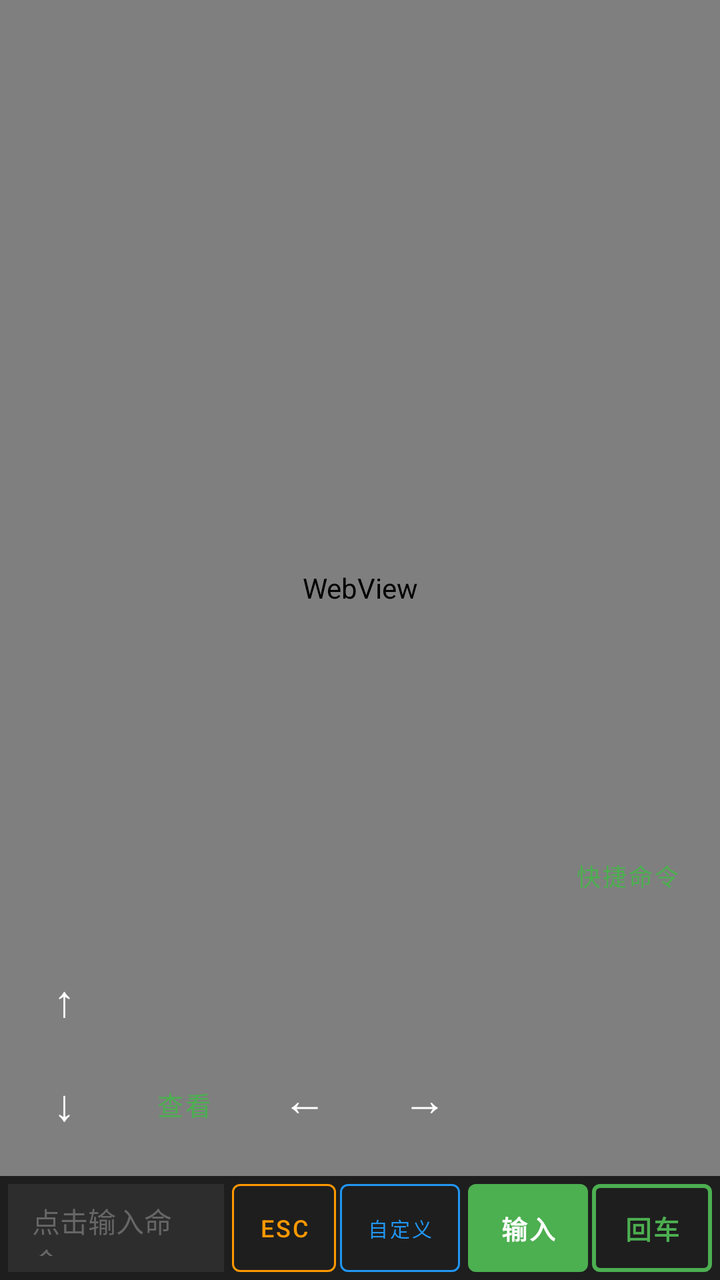
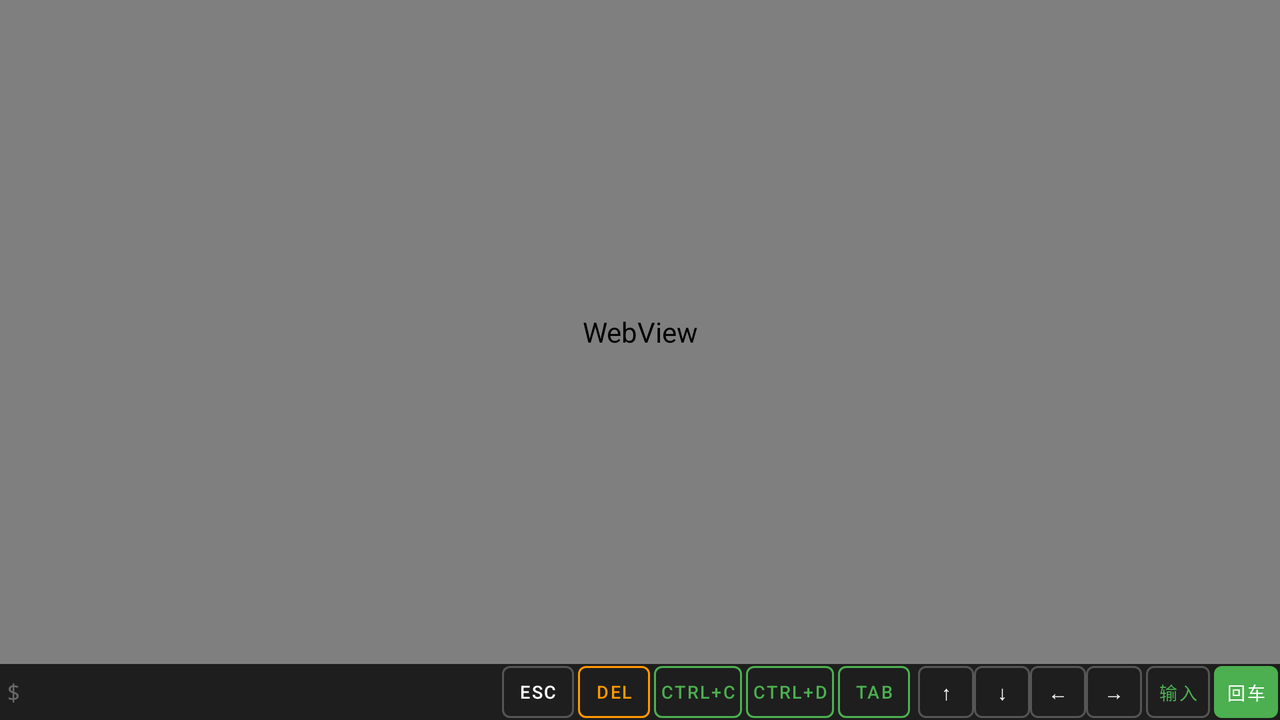

First picture: res/layout/ on a phone held upright. Second picture: the repository's own variant of that layout, on a device whose configuration matches the variant's folder. Source for both follows.
<!-- AndroidManifest.xml: application theme Theme.VibeCoder -->
<!-- res/layout/fragment_terminal.xml -->
<?xml version="1.0" encoding="utf-8"?>
<FrameLayout
    xmlns:android="http://schemas.android.com/apk/res/android"
    xmlns:app="http://schemas.android.com/apk/res-auto"
    android:layout_width="match_parent"
    android:layout_height="match_parent"
    android:background="#000000">

    <androidx.constraintlayout.widget.ConstraintLayout
        android:layout_width="match_parent"
        android:layout_height="match_parent"
        android:background="#000000">

    
    <WebView
        android:id="@+id/terminal_view"
        android:layout_width="match_parent"
        android:layout_height="0dp"
        android:background="#000000"
        app:layout_constraintTop_toTopOf="parent"
        app:layout_constraintBottom_toTopOf="@id/control_panel" />

    
    <Button
        android:id="@+id/btn_quick_command"
        style="@style/Widget.MaterialComponents.Button.OutlinedButton"
        android:layout_width="wrap_content"
        android:layout_height="44dp"
        android:layout_marginEnd="8dp"
        android:layout_marginBottom="12dp"
        android:text="快捷命令"
        android:textColor="#4CAF50"
        android:textSize="12sp"
        android:background="#60000000"
        android:paddingStart="12dp"
        android:paddingEnd="12dp"
        android:paddingTop="0dp"
        android:paddingBottom="0dp"
        android:minWidth="0dp"
        android:minHeight="0dp"
        android:insetTop="0dp"
        android:insetBottom="0dp"
        app:strokeColor="#4CAF50"
        app:strokeWidth="1dp"
        app:layout_constraintBottom_toTopOf="@id/transparent_keys"
        app:layout_constraintEnd_toEndOf="parent" />

    
    <LinearLayout
        android:id="@+id/transparent_keys"
        android:layout_width="match_parent"
        android:layout_height="wrap_content"
        android:orientation="horizontal"
        android:padding="4dp"
        android:layout_marginBottom="8dp"
        android:gravity="center_vertical"
        app:layout_constraintBottom_toTopOf="@id/control_panel">

        
        <LinearLayout
            android:layout_width="wrap_content"
            android:layout_height="wrap_content"
            android:orientation="vertical"
            android:gravity="center">

            
            <Button
                android:id="@+id/btn_up"
                style="@style/Widget.MaterialComponents.Button.OutlinedButton"
                android:layout_width="56dp"
                android:layout_height="48dp"
                android:text="↑"
                android:textColor="@android:color/white"
                android:textSize="22sp"
                android:background="#50000000"
                android:padding="0dp"
                android:minWidth="0dp"
                android:minHeight="0dp"
                android:insetTop="0dp"
                android:insetBottom="0dp"
                app:strokeColor="#888888"
                app:strokeWidth="2dp" />

            
            <Button
                android:id="@+id/btn_down"
                style="@style/Widget.MaterialComponents.Button.OutlinedButton"
                android:layout_width="56dp"
                android:layout_height="48dp"
                android:layout_marginTop="4dp"
                android:text="↓"
                android:textColor="@android:color/white"
                android:textSize="22sp"
                android:background="#50000000"
                android:padding="0dp"
                android:minWidth="0dp"
                android:minHeight="0dp"
                android:insetTop="0dp"
                android:insetBottom="0dp"
                app:strokeColor="#888888"
                app:strokeWidth="2dp" />

        </LinearLayout>

        
        <Button
            android:id="@+id/btn_view"
            style="@style/Widget.MaterialComponents.Button.OutlinedButton"
            android:layout_width="56dp"
            android:layout_height="48dp"
            android:layout_marginStart="4dp"
            android:layout_gravity="bottom"
            android:text="查看"
            android:textColor="#4CAF50"
            android:textSize="13sp"
            android:background="#50000000"
            android:padding="0dp"
            android:minWidth="0dp"
            android:minHeight="0dp"
            android:insetTop="0dp"
            android:insetBottom="0dp"
            app:strokeColor="#4CAF50"
            app:strokeWidth="2dp" />

        
        <Button
            android:id="@+id/btn_left"
            style="@style/Widget.MaterialComponents.Button.OutlinedButton"
            android:layout_width="56dp"
            android:layout_height="48dp"
            android:layout_marginStart="4dp"
            android:layout_gravity="bottom"
            android:text="←"
            android:textColor="@android:color/white"
            android:textSize="22sp"
            android:background="#50000000"
            android:padding="0dp"
            android:minWidth="0dp"
            android:minHeight="0dp"
            android:insetTop="0dp"
            android:insetBottom="0dp"
            app:strokeColor="#888888"
            app:strokeWidth="2dp" />

        
        <Button
            android:id="@+id/btn_right"
            style="@style/Widget.MaterialComponents.Button.OutlinedButton"
            android:layout_width="56dp"
            android:layout_height="48dp"
            android:layout_marginStart="4dp"
            android:layout_gravity="bottom"
            android:text="→"
            android:textColor="@android:color/white"
            android:textSize="22sp"
            android:background="#50000000"
            android:padding="0dp"
            android:minWidth="0dp"
            android:minHeight="0dp"
            android:insetTop="0dp"
            android:insetBottom="0dp"
            app:strokeColor="#888888"
            app:strokeWidth="2dp" />

    </LinearLayout>

    
    <LinearLayout
        android:id="@+id/control_panel"
        android:layout_width="match_parent"
        android:layout_height="wrap_content"
        android:orientation="horizontal"
        android:padding="4dp"
        android:gravity="center_vertical"
        android:background="#1E1E1E"
        app:layout_constraintBottom_toBottomOf="parent">

        
        <EditText
            android:id="@+id/et_command"
            android:layout_width="0dp"
            android:layout_height="44dp"
            android:layout_weight="1"
            android:background="#2D2D2D"
            android:fontFamily="monospace"
            android:hint="点击输入命令..."
            android:inputType="textMultiLine"
            android:maxLines="1"
            android:textColor="@android:color/white"
            android:textColorHint="#666666"
            android:textSize="14sp"
            android:imeOptions="actionNone"
            android:paddingStart="12dp"
            android:paddingEnd="8dp"
            android:paddingTop="8dp"
            android:paddingBottom="8dp" />

        
        <Button
            android:id="@+id/btn_esc"
            style="@style/Widget.MaterialComponents.Button.OutlinedButton"
            android:layout_width="52dp"
            android:layout_height="44dp"
            android:layout_marginStart="4dp"
            android:text="Esc"
            android:textColor="#FF9800"
            android:textSize="12sp"
            android:padding="0dp"
            android:minWidth="0dp"
            android:minHeight="0dp"
            android:insetTop="0dp"
            android:insetBottom="0dp"
            app:strokeColor="#FF9800"
            app:strokeWidth="1dp" />

        
        <Button
            android:id="@+id/btn_custom"
            style="@style/Widget.MaterialComponents.Button.OutlinedButton"
            android:layout_width="60dp"
            android:layout_height="44dp"
            android:layout_marginStart="2dp"
            android:text="自定义"
            android:textColor="#2196F3"
            android:textSize="10sp"
            android:padding="0dp"
            android:minWidth="0dp"
            android:minHeight="0dp"
            android:insetTop="0dp"
            android:insetBottom="0dp"
            app:strokeColor="#2196F3"
            app:strokeWidth="1dp" />

        
        <Button
            android:id="@+id/btn_send"
            style="@style/Widget.MaterialComponents.Button"
            android:layout_width="60dp"
            android:layout_height="44dp"
            android:layout_marginStart="4dp"
            android:text="输入"
            android:textSize="13sp"
            android:textStyle="bold"
            android:padding="0dp"
            android:minWidth="0dp"
            android:minHeight="0dp"
            android:insetTop="0dp"
            android:insetBottom="0dp" />

        
        <Button
            android:id="@+id/btn_enter"
            style="@style/Widget.MaterialComponents.Button.OutlinedButton"
            android:layout_width="60dp"
            android:layout_height="44dp"
            android:layout_marginStart="2dp"
            android:text="回车"
            android:textColor="#4CAF50"
            android:textSize="13sp"
            android:textStyle="bold"
            android:padding="0dp"
            android:minWidth="0dp"
            android:minHeight="0dp"
            android:insetTop="0dp"
            android:insetBottom="0dp"
            app:strokeColor="#4CAF50"
            app:strokeWidth="2dp" />

    </LinearLayout>

    
    <com.vibecoder.ui.widget.VirtualKeyboardView
        android:id="@+id/virtual_keyboard"
        android:layout_width="match_parent"
        android:layout_height="wrap_content"
        android:visibility="gone"
        app:layout_constraintBottom_toTopOf="@id/transparent_keys" />

</androidx.constraintlayout.widget.ConstraintLayout>

</FrameLayout>
<!-- resources referenced by this layout -->
<resources>
  <style name="Theme.VibeCoder" parent="Theme.MaterialComponents.DayNight.NoActionBar">
          <item name="colorPrimary">#4CAF50</item>
          <item name="colorPrimaryVariant">#388E3C</item>
          <item name="colorOnPrimary">@android:color/white</item>
          <item name="colorSecondary">#2196F3</item>
          <item name="colorSecondaryVariant">#1976D2</item>
          <item name="colorOnSecondary">@android:color/white</item>
          <item name="android:statusBarColor">#000000</item>
          <item name="android:navigationBarColor">#000000</item>
          <item name="android:windowLightStatusBar">false</item>
      </style>
</resources>
<!-- res/layout-land/fragment_terminal.xml (the repository's variant of the layout above) -->
<!-- drawn on the phone turned sideways -->
<?xml version="1.0" encoding="utf-8"?>
<androidx.constraintlayout.widget.ConstraintLayout
    xmlns:android="http://schemas.android.com/apk/res/android"
    xmlns:app="http://schemas.android.com/apk/res-auto"
    android:layout_width="match_parent"
    android:layout_height="match_parent"
    android:background="#000000">

    
    <WebView
        android:id="@+id/terminal_view"
        android:layout_width="match_parent"
        android:layout_height="0dp"
        android:background="#000000"
        app:layout_constraintTop_toTopOf="parent"
        app:layout_constraintBottom_toTopOf="@id/input_area" />

    
    <LinearLayout
        android:id="@+id/input_area"
        android:layout_width="match_parent"
        android:layout_height="wrap_content"
        android:orientation="horizontal"
        android:background="#1E1E1E"
        android:padding="1dp"
        android:gravity="center_vertical"
        app:layout_constraintBottom_toBottomOf="parent">

        
        <EditText
            android:id="@+id/et_command"
            android:layout_width="0dp"
            android:layout_height="wrap_content"
            android:layout_weight="1"
            android:background="@android:color/transparent"
            android:fontFamily="monospace"
            android:hint="$"
            android:inputType="textMultiLine"
            android:maxLines="1"
            android:textColor="@android:color/white"
            android:textColorHint="#666666"
            android:textSize="12sp"
            android:imeOptions="actionNone"
            android:padding="2dp"
            android:minHeight="26dp" />

        
        <Button
            android:id="@+id/btn_esc"
            style="@style/Widget.MaterialComponents.Button.OutlinedButton"
            android:layout_width="wrap_content"
            android:layout_height="26dp"
            android:layout_marginStart="2dp"
            android:text="Esc"
            android:textColor="@android:color/white"
            android:textSize="9sp"
            android:padding="0dp"
            android:minWidth="36dp"
            android:minHeight="0dp"
            android:insetTop="0dp"
            android:insetBottom="0dp"
            app:strokeColor="#555555"
            app:strokeWidth="1dp" />

        
        <Button
            android:id="@+id/btn_del"
            style="@style/Widget.MaterialComponents.Button.OutlinedButton"
            android:layout_width="wrap_content"
            android:layout_height="26dp"
            android:layout_marginStart="2dp"
            android:text="Del"
            android:textColor="#FF9800"
            android:textSize="9sp"
            android:padding="0dp"
            android:minWidth="36dp"
            android:minHeight="0dp"
            android:insetTop="0dp"
            android:insetBottom="0dp"
            app:strokeColor="#FF9800"
            app:strokeWidth="1dp" />

        
        <Button
            android:id="@+id/btn_custom1"
            style="@style/Widget.MaterialComponents.Button.OutlinedButton"
            android:layout_width="wrap_content"
            android:layout_height="26dp"
            android:layout_marginStart="2dp"
            android:text="Ctrl+C"
            android:textColor="#4CAF50"
            android:textSize="9sp"
            android:padding="0dp"
            android:minWidth="44dp"
            android:minHeight="0dp"
            android:insetTop="0dp"
            android:insetBottom="0dp"
            app:strokeColor="#4CAF50"
            app:strokeWidth="1dp" />

        <Button
            android:id="@+id/btn_custom2"
            style="@style/Widget.MaterialComponents.Button.OutlinedButton"
            android:layout_width="wrap_content"
            android:layout_height="26dp"
            android:layout_marginStart="2dp"
            android:text="Ctrl+D"
            android:textColor="#4CAF50"
            android:textSize="9sp"
            android:padding="0dp"
            android:minWidth="44dp"
            android:minHeight="0dp"
            android:insetTop="0dp"
            android:insetBottom="0dp"
            app:strokeColor="#4CAF50"
            app:strokeWidth="1dp" />

        <Button
            android:id="@+id/btn_custom3"
            style="@style/Widget.MaterialComponents.Button.OutlinedButton"
            android:layout_width="wrap_content"
            android:layout_height="26dp"
            android:layout_marginStart="2dp"
            android:text="Tab"
            android:textColor="#4CAF50"
            android:textSize="9sp"
            android:padding="0dp"
            android:minWidth="36dp"
            android:minHeight="0dp"
            android:insetTop="0dp"
            android:insetBottom="0dp"
            app:strokeColor="#4CAF50"
            app:strokeWidth="1dp" />

        
        <Button
            android:id="@+id/btn_up"
            style="@style/Widget.MaterialComponents.Button.OutlinedButton"
            android:layout_width="28dp"
            android:layout_height="26dp"
            android:layout_marginStart="4dp"
            android:text="↑"
            android:textColor="@android:color/white"
            android:textSize="10sp"
            android:padding="0dp"
            android:minHeight="0dp"
            android:insetTop="0dp"
            android:insetBottom="0dp"
            app:strokeColor="#555555"
            app:strokeWidth="1dp" />

        <Button
            android:id="@+id/btn_down"
            style="@style/Widget.MaterialComponents.Button.OutlinedButton"
            android:layout_width="28dp"
            android:layout_height="26dp"
            android:text="↓"
            android:textColor="@android:color/white"
            android:textSize="10sp"
            android:padding="0dp"
            android:minHeight="0dp"
            android:insetTop="0dp"
            android:insetBottom="0dp"
            app:strokeColor="#555555"
            app:strokeWidth="1dp" />

        <Button
            android:id="@+id/btn_left"
            style="@style/Widget.MaterialComponents.Button.OutlinedButton"
            android:layout_width="28dp"
            android:layout_height="26dp"
            android:text="←"
            android:textColor="@android:color/white"
            android:textSize="10sp"
            android:padding="0dp"
            android:minHeight="0dp"
            android:insetTop="0dp"
            android:insetBottom="0dp"
            app:strokeColor="#555555"
            app:strokeWidth="1dp" />

        <Button
            android:id="@+id/btn_right"
            style="@style/Widget.MaterialComponents.Button.OutlinedButton"
            android:layout_width="28dp"
            android:layout_height="26dp"
            android:text="→"
            android:textColor="@android:color/white"
            android:textSize="10sp"
            android:padding="0dp"
            android:minHeight="0dp"
            android:insetTop="0dp"
            android:insetBottom="0dp"
            app:strokeColor="#555555"
            app:strokeWidth="1dp" />

        
        <Button
            android:id="@+id/btn_send"
            style="@style/Widget.MaterialComponents.Button.OutlinedButton"
            android:layout_width="wrap_content"
            android:layout_height="26dp"
            android:layout_marginStart="2dp"
            android:text="输入"
            android:textSize="9sp"
            android:padding="0dp"
            android:minWidth="32dp"
            android:minHeight="0dp"
            android:insetTop="0dp"
            android:insetBottom="0dp"
            app:strokeColor="#555555"
            app:strokeWidth="1dp" />

        <Button
            android:id="@+id/btn_enter"
            style="@style/Widget.MaterialComponents.Button"
            android:layout_width="wrap_content"
            android:layout_height="26dp"
            android:layout_marginStart="2dp"
            android:text="回车"
            android:textSize="9sp"
            android:padding="0dp"
            android:minWidth="32dp"
            android:minHeight="0dp"
            android:insetTop="0dp"
            android:insetBottom="0dp" />

    </LinearLayout>

    
    <LinearLayout
        android:id="@+id/quick_keys"
        android:layout_width="match_parent"
        android:layout_height="0dp"
        android:visibility="gone"
        app:layout_constraintBottom_toTopOf="@id/input_area" />

</androidx.constraintlayout.widget.ConstraintLayout>
